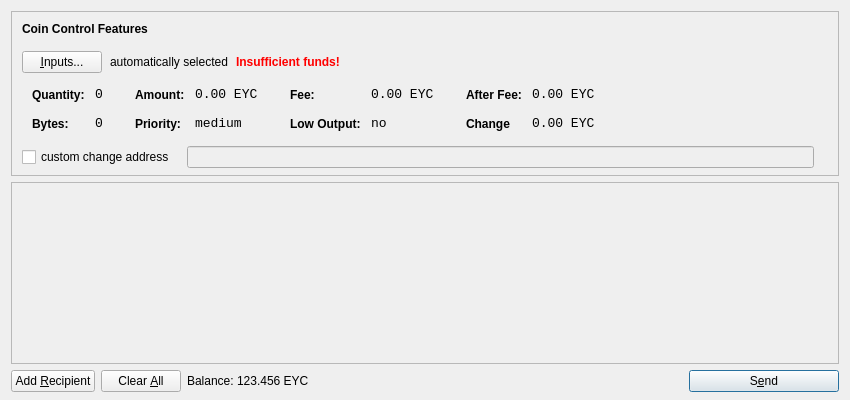
<?xml version="1.0" encoding="UTF-8"?>
<ui version="4.0">
 <class>SendCoinsDialog</class>
 <widget class="QDialog" name="SendCoinsDialog">
  <property name="geometry">
   <rect>
    <x>0</x>
    <y>0</y>
    <width>850</width>
    <height>400</height>
   </rect>
  </property>
  <property name="windowTitle">
   <string>Send Coins</string>
  </property>
  <layout class="QVBoxLayout" name="verticalLayout" stretch="0,1,0">
   <property name="bottomMargin">
    <number>8</number>
   </property>
   <item>
    <widget class="QFrame" name="frameCoinControl">
     <property name="sizePolicy">
      <sizepolicy hsizetype="Expanding" vsizetype="Expanding">
       <horstretch>0</horstretch>
       <verstretch>0</verstretch>
      </sizepolicy>
     </property>
     <property name="maximumSize">
      <size>
       <width>16777215</width>
       <height>16777215</height>
      </size>
     </property>
     <property name="frameShape">
      <enum>QFrame::StyledPanel</enum>
     </property>
     <property name="frameShadow">
      <enum>QFrame::Sunken</enum>
     </property>
     <layout class="QVBoxLayout" name="verticalLayoutCoinControl2">
      <property name="spacing">
       <number>6</number>
      </property>
      <property name="leftMargin">
       <number>0</number>
      </property>
      <property name="topMargin">
       <number>0</number>
      </property>
      <property name="rightMargin">
       <number>0</number>
      </property>
      <property name="bottomMargin">
       <number>6</number>
      </property>
      <item>
       <layout class="QVBoxLayout" name="verticalLayoutCoinControl" stretch="0,0,0,0,1">
        <property name="spacing">
         <number>0</number>
        </property>
        <property name="leftMargin">
         <number>10</number>
        </property>
        <property name="topMargin">
         <number>10</number>
        </property>
        <item>
         <layout class="QHBoxLayout" name="horizontalLayoutCoinControl1">
          <property name="bottomMargin">
           <number>15</number>
          </property>
          <item>
           <widget class="QLabel" name="labelCoinControlFeatures">
            <property name="sizePolicy">
             <sizepolicy hsizetype="Preferred" vsizetype="Maximum">
              <horstretch>0</horstretch>
              <verstretch>0</verstretch>
             </sizepolicy>
            </property>
            <property name="font">
             <font>
              <weight>75</weight>
              <bold>true</bold>
             </font>
            </property>
            <property name="styleSheet">
             <string notr="true">font-weight:bold;</string>
            </property>
            <property name="text">
             <string>Coin Control Features</string>
            </property>
           </widget>
          </item>
         </layout>
        </item>
        <item>
         <layout class="QHBoxLayout" name="horizontalLayoutCoinControl2" stretch="0,0,0,0">
          <property name="spacing">
           <number>8</number>
          </property>
          <property name="bottomMargin">
           <number>10</number>
          </property>
          <item>
           <widget class="QPushButton" name="pushButtonCoinControl">
            <property name="styleSheet">
             <string notr="true"/>
            </property>
            <property name="text">
             <string>&amp;Inputs...</string>
            </property>
           </widget>
          </item>
          <item>
           <widget class="QLabel" name="labelCoinControlAutomaticallySelected">
            <property name="text">
             <string>automatically selected</string>
            </property>
            <property name="margin">
             <number>5</number>
            </property>
           </widget>
          </item>
          <item>
           <widget class="QLabel" name="labelCoinControlInsuffFunds">
            <property name="font">
             <font>
              <weight>75</weight>
              <bold>true</bold>
             </font>
            </property>
            <property name="styleSheet">
             <string notr="true">color:red;font-weight:bold;</string>
            </property>
            <property name="text">
             <string>Insufficient funds!</string>
            </property>
            <property name="margin">
             <number>5</number>
            </property>
           </widget>
          </item>
          <item>
           <spacer name="horizontalSpacerCoinControl">
            <property name="orientation">
             <enum>Qt::Horizontal</enum>
            </property>
            <property name="sizeHint" stdset="0">
             <size>
              <width>40</width>
              <height>1</height>
             </size>
            </property>
           </spacer>
          </item>
         </layout>
        </item>
        <item>
         <widget class="QWidget" name="widgetCoinControl" native="true">
          <property name="sizePolicy">
           <sizepolicy hsizetype="Preferred" vsizetype="Preferred">
            <horstretch>0</horstretch>
            <verstretch>0</verstretch>
           </sizepolicy>
          </property>
          <property name="minimumSize">
           <size>
            <width>0</width>
            <height>0</height>
           </size>
          </property>
          <property name="styleSheet">
           <string notr="true"/>
          </property>
          <layout class="QHBoxLayout" name="horizontalLayoutCoinControl5">
           <property name="leftMargin">
            <number>0</number>
           </property>
           <property name="topMargin">
            <number>0</number>
           </property>
           <property name="rightMargin">
            <number>0</number>
           </property>
           <property name="bottomMargin">
            <number>0</number>
           </property>
           <item>
            <layout class="QHBoxLayout" name="horizontalLayoutCoinControl3" stretch="0,0,0,1">
             <property name="spacing">
              <number>20</number>
             </property>
             <property name="topMargin">
              <number>0</number>
             </property>
             <property name="bottomMargin">
              <number>10</number>
             </property>
             <item>
              <layout class="QFormLayout" name="formLayoutCoinControl1">
               <property name="horizontalSpacing">
                <number>10</number>
               </property>
               <property name="verticalSpacing">
                <number>14</number>
               </property>
               <property name="leftMargin">
                <number>10</number>
               </property>
               <property name="topMargin">
                <number>4</number>
               </property>
               <property name="rightMargin">
                <number>6</number>
               </property>
               <item row="0" column="0">
                <widget class="QLabel" name="labelCoinControlQuantityText">
                 <property name="styleSheet">
                  <string notr="true">font-weight:bold;</string>
                 </property>
                 <property name="text">
                  <string>Quantity:</string>
                 </property>
                 <property name="margin">
                  <number>0</number>
                 </property>
                </widget>
               </item>
               <item row="0" column="1">
                <widget class="QLabel" name="labelCoinControlQuantity">
                 <property name="font">
                  <font>
                   <family>Monospace</family>
                   <pointsize>10</pointsize>
                  </font>
                 </property>
                 <property name="cursor">
                  <cursorShape>IBeamCursor</cursorShape>
                 </property>
                 <property name="contextMenuPolicy">
                  <enum>Qt::ActionsContextMenu</enum>
                 </property>
                 <property name="text">
                  <string>0</string>
                 </property>
                 <property name="margin">
                  <number>0</number>
                 </property>
                 <property name="textInteractionFlags">
                  <set>Qt::LinksAccessibleByMouse|Qt::TextSelectableByKeyboard|Qt::TextSelectableByMouse</set>
                 </property>
                </widget>
               </item>
               <item row="1" column="0">
                <widget class="QLabel" name="labelCoinControlBytesText">
                 <property name="styleSheet">
                  <string notr="true">font-weight:bold;</string>
                 </property>
                 <property name="text">
                  <string>Bytes:</string>
                 </property>
                </widget>
               </item>
               <item row="1" column="1">
                <widget class="QLabel" name="labelCoinControlBytes">
                 <property name="font">
                  <font>
                   <family>Monospace</family>
                   <pointsize>10</pointsize>
                  </font>
                 </property>
                 <property name="cursor">
                  <cursorShape>IBeamCursor</cursorShape>
                 </property>
                 <property name="contextMenuPolicy">
                  <enum>Qt::ActionsContextMenu</enum>
                 </property>
                 <property name="text">
                  <string>0</string>
                 </property>
                 <property name="textInteractionFlags">
                  <set>Qt::LinksAccessibleByMouse|Qt::TextSelectableByKeyboard|Qt::TextSelectableByMouse</set>
                 </property>
                </widget>
               </item>
              </layout>
             </item>
             <item>
              <layout class="QFormLayout" name="formLayoutCoinControl2">
               <property name="horizontalSpacing">
                <number>10</number>
               </property>
               <property name="verticalSpacing">
                <number>14</number>
               </property>
               <property name="leftMargin">
                <number>6</number>
               </property>
               <property name="topMargin">
                <number>4</number>
               </property>
               <property name="rightMargin">
                <number>6</number>
               </property>
               <item row="0" column="0">
                <widget class="QLabel" name="labelCoinControlAmountText">
                 <property name="styleSheet">
                  <string notr="true">font-weight:bold;</string>
                 </property>
                 <property name="text">
                  <string>Amount:</string>
                 </property>
                 <property name="margin">
                  <number>0</number>
                 </property>
                </widget>
               </item>
               <item row="0" column="1">
                <widget class="QLabel" name="labelCoinControlAmount">
                 <property name="font">
                  <font>
                   <family>Monospace</family>
                   <pointsize>10</pointsize>
                  </font>
                 </property>
                 <property name="cursor">
                  <cursorShape>IBeamCursor</cursorShape>
                 </property>
                 <property name="contextMenuPolicy">
                  <enum>Qt::ActionsContextMenu</enum>
                 </property>
                 <property name="text">
                  <string>0.00 EYC</string>
                 </property>
                 <property name="textInteractionFlags">
                  <set>Qt::LinksAccessibleByMouse|Qt::TextSelectableByKeyboard|Qt::TextSelectableByMouse</set>
                 </property>
                </widget>
               </item>
               <item row="1" column="0">
                <widget class="QLabel" name="labelCoinControlPriorityText">
                 <property name="styleSheet">
                  <string notr="true">font-weight:bold;</string>
                 </property>
                 <property name="text">
                  <string>Priority:</string>
                 </property>
                </widget>
               </item>
               <item row="1" column="1">
                <widget class="QLabel" name="labelCoinControlPriority">
                 <property name="font">
                  <font>
                   <family>Monospace</family>
                   <pointsize>10</pointsize>
                  </font>
                 </property>
                 <property name="cursor">
                  <cursorShape>IBeamCursor</cursorShape>
                 </property>
                 <property name="contextMenuPolicy">
                  <enum>Qt::ActionsContextMenu</enum>
                 </property>
                 <property name="text">
                  <string>medium</string>
                 </property>
                 <property name="textInteractionFlags">
                  <set>Qt::LinksAccessibleByMouse|Qt::TextSelectableByKeyboard|Qt::TextSelectableByMouse</set>
                 </property>
                </widget>
               </item>
              </layout>
             </item>
             <item>
              <layout class="QFormLayout" name="formLayoutCoinControl3">
               <property name="horizontalSpacing">
                <number>10</number>
               </property>
               <property name="verticalSpacing">
                <number>14</number>
               </property>
               <property name="leftMargin">
                <number>6</number>
               </property>
               <property name="topMargin">
                <number>4</number>
               </property>
               <property name="rightMargin">
                <number>6</number>
               </property>
               <item row="0" column="0">
                <widget class="QLabel" name="labelCoinControlFeeText">
                 <property name="styleSheet">
                  <string notr="true">font-weight:bold;</string>
                 </property>
                 <property name="text">
                  <string>Fee:</string>
                 </property>
                 <property name="margin">
                  <number>0</number>
                 </property>
                </widget>
               </item>
               <item row="0" column="1">
                <widget class="QLabel" name="labelCoinControlFee">
                 <property name="font">
                  <font>
                   <family>Monospace</family>
                   <pointsize>10</pointsize>
                  </font>
                 </property>
                 <property name="cursor">
                  <cursorShape>IBeamCursor</cursorShape>
                 </property>
                 <property name="contextMenuPolicy">
                  <enum>Qt::ActionsContextMenu</enum>
                 </property>
                 <property name="text">
                  <string>0.00 EYC</string>
                 </property>
                 <property name="textInteractionFlags">
                  <set>Qt::LinksAccessibleByMouse|Qt::TextSelectableByKeyboard|Qt::TextSelectableByMouse</set>
                 </property>
                </widget>
               </item>
               <item row="1" column="0">
                <widget class="QLabel" name="labelCoinControlLowOutputText">
                 <property name="styleSheet">
                  <string notr="true">font-weight:bold;</string>
                 </property>
                 <property name="text">
                  <string>Low Output:</string>
                 </property>
                </widget>
               </item>
               <item row="1" column="1">
                <widget class="QLabel" name="labelCoinControlLowOutput">
                 <property name="font">
                  <font>
                   <family>Monospace</family>
                   <pointsize>10</pointsize>
                  </font>
                 </property>
                 <property name="cursor">
                  <cursorShape>IBeamCursor</cursorShape>
                 </property>
                 <property name="contextMenuPolicy">
                  <enum>Qt::ActionsContextMenu</enum>
                 </property>
                 <property name="text">
                  <string>no</string>
                 </property>
                 <property name="textInteractionFlags">
                  <set>Qt::LinksAccessibleByMouse|Qt::TextSelectableByKeyboard|Qt::TextSelectableByMouse</set>
                 </property>
                </widget>
               </item>
              </layout>
             </item>
             <item>
              <layout class="QFormLayout" name="formLayoutCoinControl4">
               <property name="horizontalSpacing">
                <number>10</number>
               </property>
               <property name="verticalSpacing">
                <number>14</number>
               </property>
               <property name="leftMargin">
                <number>6</number>
               </property>
               <property name="topMargin">
                <number>4</number>
               </property>
               <property name="rightMargin">
                <number>6</number>
               </property>
               <item row="0" column="0">
                <widget class="QLabel" name="labelCoinControlAfterFeeText">
                 <property name="styleSheet">
                  <string notr="true">font-weight:bold;</string>
                 </property>
                 <property name="text">
                  <string>After Fee:</string>
                 </property>
                 <property name="margin">
                  <number>0</number>
                 </property>
                </widget>
               </item>
               <item row="0" column="1">
                <widget class="QLabel" name="labelCoinControlAfterFee">
                 <property name="font">
                  <font>
                   <family>Monospace</family>
                   <pointsize>10</pointsize>
                  </font>
                 </property>
                 <property name="cursor">
                  <cursorShape>IBeamCursor</cursorShape>
                 </property>
                 <property name="contextMenuPolicy">
                  <enum>Qt::ActionsContextMenu</enum>
                 </property>
                 <property name="text">
                  <string>0.00 EYC</string>
                 </property>
                 <property name="textInteractionFlags">
                  <set>Qt::LinksAccessibleByMouse|Qt::TextSelectableByKeyboard|Qt::TextSelectableByMouse</set>
                 </property>
                </widget>
               </item>
               <item row="1" column="0">
                <widget class="QLabel" name="labelCoinControlChangeText">
                 <property name="styleSheet">
                  <string notr="true">font-weight:bold;</string>
                 </property>
                 <property name="text">
                  <string>Change</string>
                 </property>
                </widget>
               </item>
               <item row="1" column="1">
                <widget class="QLabel" name="labelCoinControlChange">
                 <property name="font">
                  <font>
                   <family>Monospace</family>
                   <pointsize>10</pointsize>
                  </font>
                 </property>
                 <property name="cursor">
                  <cursorShape>IBeamCursor</cursorShape>
                 </property>
                 <property name="contextMenuPolicy">
                  <enum>Qt::ActionsContextMenu</enum>
                 </property>
                 <property name="text">
                  <string>0.00 EYC</string>
                 </property>
                 <property name="textInteractionFlags">
                  <set>Qt::LinksAccessibleByMouse|Qt::TextSelectableByKeyboard|Qt::TextSelectableByMouse</set>
                 </property>
                </widget>
               </item>
              </layout>
             </item>
            </layout>
           </item>
          </layout>
         </widget>
        </item>
        <item>
         <layout class="QHBoxLayout" name="horizontalLayoutCoinControl4" stretch="0,0,0">
          <property name="spacing">
           <number>12</number>
          </property>
          <property name="sizeConstraint">
           <enum>QLayout::SetDefaultConstraint</enum>
          </property>
          <property name="topMargin">
           <number>5</number>
          </property>
          <property name="rightMargin">
           <number>5</number>
          </property>
          <item>
           <widget class="QCheckBox" name="checkBoxCoinControlChange">
            <property name="text">
             <string>custom change address</string>
            </property>
           </widget>
          </item>
          <item>
           <widget class="QLineEdit" name="lineEditCoinControlChange">
            <property name="enabled">
             <bool>false</bool>
            </property>
            <property name="sizePolicy">
             <sizepolicy hsizetype="Expanding" vsizetype="Fixed">
              <horstretch>0</horstretch>
              <verstretch>0</verstretch>
             </sizepolicy>
            </property>
           </widget>
          </item>
          <item>
           <widget class="QLabel" name="labelCoinControlChangeLabel">
            <property name="sizePolicy">
             <sizepolicy hsizetype="Preferred" vsizetype="Expanding">
              <horstretch>0</horstretch>
              <verstretch>0</verstretch>
             </sizepolicy>
            </property>
            <property name="minimumSize">
             <size>
              <width>0</width>
              <height>0</height>
             </size>
            </property>
            <property name="text">
             <string/>
            </property>
            <property name="margin">
             <number>3</number>
            </property>
           </widget>
          </item>
         </layout>
        </item>
        <item>
         <spacer name="verticalSpacerCoinControl">
          <property name="orientation">
           <enum>Qt::Vertical</enum>
          </property>
          <property name="sizeHint" stdset="0">
           <size>
            <width>800</width>
            <height>1</height>
           </size>
          </property>
         </spacer>
        </item>
       </layout>
      </item>
     </layout>
    </widget>
   </item>
   <item>
    <widget class="QScrollArea" name="scrollArea">
     <property name="widgetResizable">
      <bool>true</bool>
     </property>
     <widget class="QWidget" name="scrollAreaWidgetContents">
      <property name="geometry">
       <rect>
        <x>0</x>
        <y>0</y>
        <width>830</width>
        <height>173</height>
       </rect>
      </property>
      <layout class="QVBoxLayout" name="verticalLayout_2">
       <property name="leftMargin">
        <number>0</number>
       </property>
       <property name="topMargin">
        <number>0</number>
       </property>
       <property name="rightMargin">
        <number>0</number>
       </property>
       <property name="bottomMargin">
        <number>0</number>
       </property>
       <item>
        <layout class="QVBoxLayout" name="entries">
         <property name="spacing">
          <number>6</number>
         </property>
        </layout>
       </item>
       <item>
        <spacer name="verticalSpacer">
         <property name="orientation">
          <enum>Qt::Vertical</enum>
         </property>
         <property name="sizeHint" stdset="0">
          <size>
           <width>20</width>
           <height>40</height>
          </size>
         </property>
        </spacer>
       </item>
      </layout>
     </widget>
    </widget>
   </item>
   <item>
    <layout class="QHBoxLayout" name="horizontalLayout">
     <item>
      <widget class="QPushButton" name="addButton">
       <property name="toolTip">
        <string>Send to multiple recipients at once</string>
       </property>
       <property name="text">
        <string>Add &amp;Recipient</string>
       </property>
       <property name="icon">
        <iconset resource="../bitcoin.qrc">
         <normaloff>:/icons/add</normaloff>:/icons/add</iconset>
       </property>
       <property name="autoDefault">
        <bool>false</bool>
       </property>
      </widget>
     </item>
     <item>
      <widget class="QPushButton" name="clearButton">
       <property name="sizePolicy">
        <sizepolicy hsizetype="Minimum" vsizetype="Fixed">
         <horstretch>0</horstretch>
         <verstretch>0</verstretch>
        </sizepolicy>
       </property>
       <property name="toolTip">
        <string>Remove all transaction fields</string>
       </property>
       <property name="text">
        <string>Clear &amp;All</string>
       </property>
       <property name="icon">
        <iconset resource="../bitcoin.qrc">
         <normaloff>:/icons/remove</normaloff>:/icons/remove</iconset>
       </property>
       <property name="autoRepeatDelay">
        <number>300</number>
       </property>
       <property name="autoDefault">
        <bool>false</bool>
       </property>
      </widget>
     </item>
     <item>
      <layout class="QHBoxLayout" name="horizontalLayout_2">
       <property name="spacing">
        <number>3</number>
       </property>
       <item>
        <widget class="QLabel" name="label">
         <property name="text">
          <string>Balance:</string>
         </property>
        </widget>
       </item>
       <item>
        <widget class="QLabel" name="labelBalance">
         <property name="cursor">
          <cursorShape>IBeamCursor</cursorShape>
         </property>
         <property name="text">
          <string>123.456 EYC</string>
         </property>
         <property name="textInteractionFlags">
          <set>Qt::LinksAccessibleByMouse|Qt::TextSelectableByKeyboard|Qt::TextSelectableByMouse</set>
         </property>
        </widget>
       </item>
      </layout>
     </item>
     <item>
      <spacer name="horizontalSpacer">
       <property name="orientation">
        <enum>Qt::Horizontal</enum>
       </property>
       <property name="sizeHint" stdset="0">
        <size>
         <width>40</width>
         <height>20</height>
        </size>
       </property>
      </spacer>
     </item>
     <item>
      <widget class="QPushButton" name="sendButton">
       <property name="minimumSize">
        <size>
         <width>150</width>
         <height>0</height>
        </size>
       </property>
       <property name="toolTip">
        <string>Confirm the send action</string>
       </property>
       <property name="text">
        <string>S&amp;end</string>
       </property>
       <property name="icon">
        <iconset resource="../bitcoin.qrc">
         <normaloff>:/icons/send</normaloff>:/icons/send</iconset>
       </property>
       <property name="default">
        <bool>true</bool>
       </property>
      </widget>
     </item>
    </layout>
   </item>
  </layout>
 </widget>
 <resources>
  <include location="../bitcoin.qrc"/>
 </resources>
 <connections/>
</ui>
